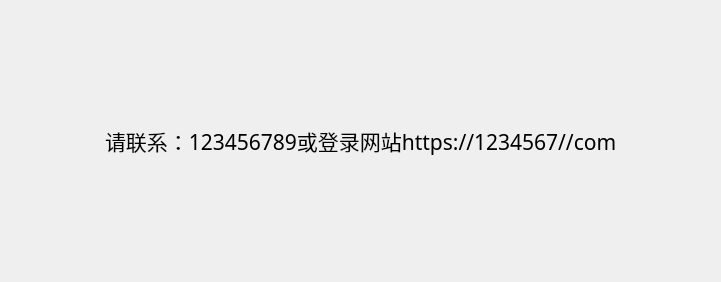
<?xml version="1.0" encoding="UTF-8"?>
<ui version="4.0">
 <class>Dialog</class>
 <widget class="QDialog" name="Dialog">
  <property name="geometry">
   <rect>
    <x>0</x>
    <y>0</y>
    <width>721</width>
    <height>282</height>
   </rect>
  </property>
  <property name="windowTitle">
   <string>问题解决</string>
  </property>
  <widget class="QWidget" name="layoutWidget">
   <property name="geometry">
    <rect>
     <x>0</x>
     <y>0</y>
     <width>721</width>
     <height>281</height>
    </rect>
   </property>
   <layout class="QVBoxLayout" name="verticalLayout">
    <item>
     <spacer name="verticalSpacer">
      <property name="orientation">
       <enum>Qt::Vertical</enum>
      </property>
      <property name="sizeHint" stdset="0">
       <size>
        <width>20</width>
        <height>40</height>
       </size>
      </property>
     </spacer>
    </item>
    <item>
     <layout class="QHBoxLayout" name="horizontalLayout">
      <item>
       <spacer name="horizontalSpacer">
        <property name="orientation">
         <enum>Qt::Horizontal</enum>
        </property>
        <property name="sizeHint" stdset="0">
         <size>
          <width>40</width>
          <height>20</height>
         </size>
        </property>
       </spacer>
      </item>
      <item>
       <widget class="QLabel" name="label">
        <property name="font">
         <font>
          <family>Agency FB</family>
          <pointsize>16</pointsize>
         </font>
        </property>
        <property name="text">
         <string>请联系：123456789或登录网站https://1234567//com</string>
        </property>
       </widget>
      </item>
      <item>
       <spacer name="horizontalSpacer_2">
        <property name="orientation">
         <enum>Qt::Horizontal</enum>
        </property>
        <property name="sizeHint" stdset="0">
         <size>
          <width>40</width>
          <height>20</height>
         </size>
        </property>
       </spacer>
      </item>
     </layout>
    </item>
    <item>
     <spacer name="verticalSpacer_2">
      <property name="orientation">
       <enum>Qt::Vertical</enum>
      </property>
      <property name="sizeHint" stdset="0">
       <size>
        <width>20</width>
        <height>40</height>
       </size>
      </property>
     </spacer>
    </item>
   </layout>
  </widget>
 </widget>
 <resources/>
 <connections/>
</ui>
